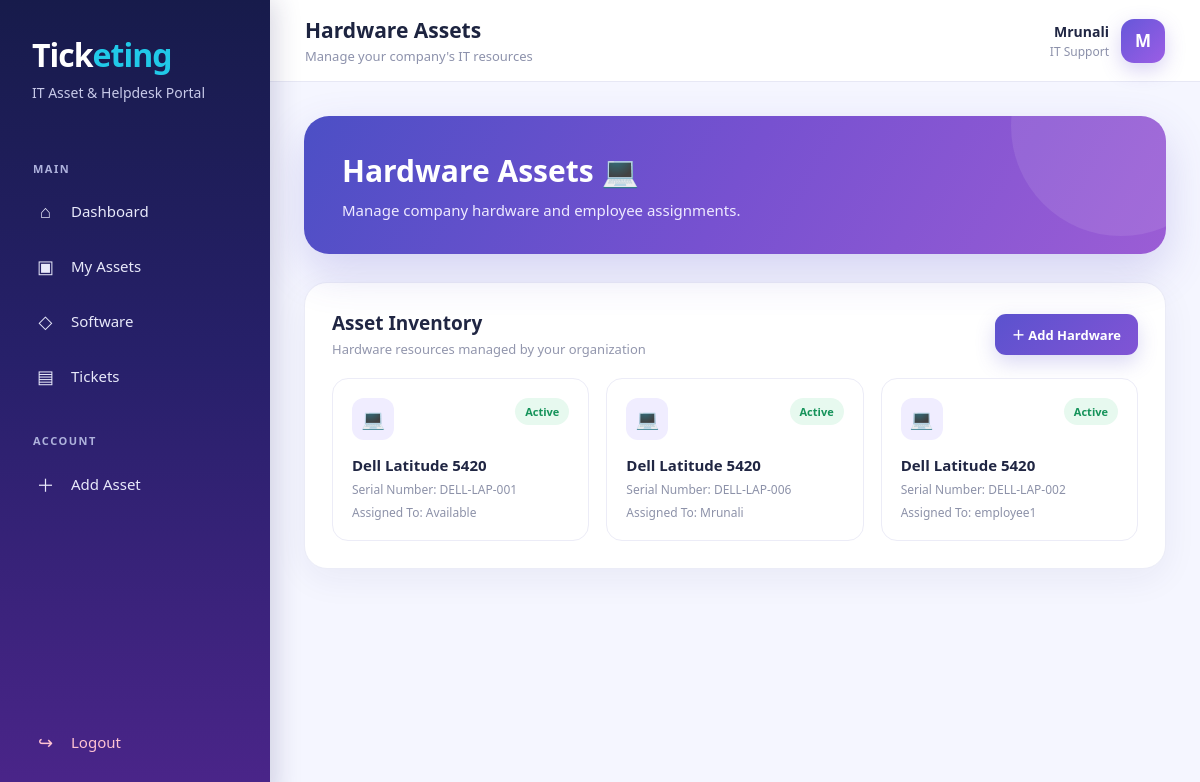
The app's page /assets/ (signed in) with its own data.
### helpdesk/models.py (models this page shows, shortened)
class HardwareAsset(models.Model):
    ASSET_TYPES = [
        ('Laptop', 'Laptop'),
        ('Desktop', 'Desktop'),
        ('Monitor', 'Monitor'),
        ('Keyboard', 'Keyboard'),
        ('Mouse', 'Mouse'),
        ('Other', 'Other'),
    ]
    asset_name = models.CharField(max_length=100)
    asset_type = models.CharField(
        max_length=50,
        choices=ASSET_TYPES
    )
    serial_number = models.CharField(
        max_length=100,
        unique=True
    )
    assigned_to = models.ForeignKey(
        User,
        on_delete=models.SET_NULL,
        null=True,
        blank=True,
        related_name='hardware_assets'
    )
    purchase_date = models.DateField(
        null=True,
        blank=True
    )
    is_active = models.BooleanField(default=True)

### helpdesk/views.py (the view)
@login_required
def assets(request):
    if request.user.is_staff:
        asset_list = HardwareAsset.objects.all()
    else:
        asset_list = HardwareAsset.objects.filter(
            assigned_to=request.user
        )
    return render(
        request,
        'helpdesk/assets.html',
        {
            'assets': asset_list
        }
    )

### helpdesk/templates/helpdesk/assets.html (shortened to what this page needs)
{% extends 'helpdesk/base.html' %}
{% block page_heading %}
Hardware Assets
{% endblock %}
{% block content %}
<section class="hero">
    <h1>
        Hardware Assets 💻
    </h1>
    <p>
        Manage company hardware and employee assignments.
    </p>
</section>
<section class="section-card">
    <div class="section-header">
        <div>
            <h2>
                Asset Inventory
            </h2>
            <p>
                Hardware resources managed by your organization
            </p>
        </div>
        {% if user.is_staff %}
        <a href="{% url 'add_asset' %}"
           class="btn btn-primary">
            ＋ Add Hardware
        </a>
        {% endif %}
    </div>
    {% if assets %}
    <div class="asset-grid">
        {% for asset in assets %}
        <div class="asset-card">
            <div class="asset-top">
                <div class="asset-icon">
                    💻
                </div>
                {% if asset.is_active %}
                <span class="status status-active">
                    Active
                </span>
                {% else %}
                <span class="status status-inactive">
                    Inactive
                </span>
                {% endif %}
            </div>
            <h3>
                {{ asset.asset_name }}
            </h3>
            <p>
                Serial Number:
                {{ asset.serial_number }}
            </p>
            <p>
                Assigned To:
                {% if asset.assigned_to %}
                    {{ asset.assigned_to.username }}
                {% else %}
                    Available
                {% endif %}
            </p>
        </div>
        {% endfor %}
    </div>
    {% endif %}
</section>
{% endblock %}

### helpdesk/templates/helpdesk/base.html (shortened to what this page needs)
{% load static %}
<!DOCTYPE html>
<html lang="en">
<head>
</head>
<body>
<div class="app-container">
    <aside class="sidebar">
        <div class="logo">
            <h1>
                Tick<span>eting</span>
            </h1>
            <p>
                IT Asset & Helpdesk Portal
            </p>
        </div>
        <div class="nav-section">
            <div class="nav-title">
                MAIN
            </div>
            <a href="{% url 'dashboard' %}"
               class="nav-link">
                <span class="nav-icon">⌂</span>
                <span>Dashboard</span>
            </a>
            <a href="{% url 'assets' %}"
               class="nav-link">
                <span class="nav-icon">▣</span>
                <span>My Assets</span>
            </a>
            <a href="{% url 'licenses' %}"
               class="nav-link">
                <span class="nav-icon">◇</span>
                <span>Software</span>
            </a>
            <a href="{% url 'tickets' %}"
               class="nav-link">
                <span class="nav-icon">▤</span>
                <span>Tickets</span>
            </a>
        </div>
        <div class="nav-section">
            <div class="nav-title">
                ACCOUNT
            </div>
            {% if user.is_staff %}
            <a href="{% url 'add_asset' %}"
               class="nav-link">
                <span class="nav-icon">＋</span>
                <span>Add Asset</span>
            </a>
            {% else %}
            <a href="{% url 'create_ticket' %}"
               class="nav-link">
                <span class="nav-icon">＋</span>
                <span>Raise Ticket</span>
            </a>
            {% endif %}
        </div>
        <div class="sidebar-bottom">
            <a href="{% url 'logout' %}"
               class="nav-link logout-link">
                <span class="nav-icon">↪</span>
                <span>Logout</span>
            </a>
        </div>
    </aside>
    <main class="main-content">
        <header class="topbar">
            <div class="topbar-title">
                <h2>
                    {% block page_heading %}{% endblock %}
                </h2>
                <p>
                    Manage your company's IT resources
                </p>
            </div>
            <div class="user-area">
                <div class="user-info">
                    <div class="user-name">
                        {{ request.user.get_full_name|default:request.user.username }}
                    </div>
                    <div class="user-role">
                        {% if request.user.is_staff %}
                            IT Support
                        {% else %}
                            Employee
                        {% endif %}
                    </div>
                </div>
                <div class="avatar">
                    {{ request.user.username|first|upper }}
                </div>
            </div>
        </header>
        <div class="page-content">
            {% block content %}
            {% endblock %}
        </div>
    </main>
</div>
</body>
</html>

### helpdesk/templates/helpdesk/base.html (style rules this page uses)
* { margin: 0; padding: 0; box-sizing: border-box; }
body { font-family: "Segoe UI", Arial, sans-serif; background: #f5f6ff; color: #1d2440; min-height: 100vh; }
.app-container { display: flex; min-height: 100vh; }
.sidebar { width: 270px; min-height: 100vh; background: linear-gradient( 180deg, #171b4b 0%, #27206a 45%, #4b258a 100% ); color: white; position: fixed; left: 0; top: 0; bottom: 0; display: flex; flex-direction: column; padding: 28px 18px; box-shadow: 5px 0 25px rgba(35, 30, 90, 0.18); z-index: 1000; }
.logo { padding: 5px 14px 32px; }
.logo h1 { font-size: 32px; font-weight: 800; letter-spacing: -1px; }
.logo h1 span { color: #21c9e8; }
.logo p { margin-top: 7px; font-size: 14px; color: #c7c9e8; }
.nav-section { margin-top: 12px; }
.nav-title { font-size: 11px; font-weight: 700; letter-spacing: 1.5px; color: #aeb2dc; padding: 0 15px; margin: 15px 0 10px; }
.nav-link { display: flex; align-items: center; gap: 13px; padding: 13px 15px; margin: 5px 0; border-radius: 12px; color: #e8e9fa; text-decoration: none; font-size: 15px; font-weight: 500; transition: all 0.25s ease; }
.nav-icon { width: 25px; text-align: center; font-size: 18px; }
.sidebar-bottom { margin-top: auto; }
.logout-link { color: #ffc3d2; }
.main-content { margin-left: 270px; width: calc(100% - 270px); min-height: 100vh; }
.topbar { height: 82px; background: rgba(255,255,255,0.94); border-bottom: 1px solid #e7e8f5; display: flex; align-items: center; justify-content: space-between; padding: 0 35px; position: sticky; top: 0; z-index: 500; backdrop-filter: blur(10px); }
.topbar-title h2 { font-size: 21px; font-weight: 700; color: #1d2440; }
.topbar-title p { margin-top: 3px; color: #8d92ac; font-size: 13px; }
.user-area { display: flex; align-items: center; gap: 12px; }
.user-info { text-align: right; }
.user-name { font-size: 14px; font-weight: 700; color: #202643; }
.user-role { font-size: 12px; color: #8c91aa; margin-top: 2px; }
.avatar { width: 44px; height: 44px; border-radius: 13px; background: linear-gradient( 135deg, #6657d9, #9b5de5 ); color: white; display: flex; align-items: center; justify-content: center; font-size: 17px; font-weight: 700; box-shadow: 0 7px 20px rgba(100, 75, 210, 0.25); }
.page-content { padding: 34px; max-width: 1500px; margin: auto; }
.hero { position: relative; overflow: hidden; background: linear-gradient( 120deg, #4c4fc5, #7751d0, #9b5dd5 ); border-radius: 25px; padding: 34px 38px; color: white; margin-bottom: 28px; box-shadow: 0 18px 45px rgba(82, 70, 190, 0.20); }
.hero::after { content: ""; position: absolute; width: 220px; height: 220px; border-radius: 50%; right: -65px; top: -100px; background: rgba(255,255,255,0.09); }
.hero h1 { font-size: 30px; font-weight: 800; position: relative; z-index: 2; }
.hero p { margin-top: 9px; color: #eeeaff; font-size: 15px; position: relative; z-index: 2; }
.section-card { background: white; border: 1px solid #ebecf7; border-radius: 23px; padding: 27px; box-shadow: 0 10px 35px rgba(36, 37, 95, 0.06); margin-bottom: 25px; }
.section-header { display: flex; align-items: center; justify-content: space-between; margin-bottom: 20px; }
.section-header h2 { font-size: 19px; font-weight: 750; color: #202643; }
.section-header p { margin-top: 4px; color: #9296ad; font-size: 13px; }
.asset-grid { display: grid; grid-template-columns: repeat(3, minmax(0, 1fr)); gap: 17px; }
.asset-card { border: 1px solid #ececf7; border-radius: 16px; padding: 19px; transition: 0.25s; background: #ffffff; }
.asset-top { display: flex; justify-content: space-between; align-items: flex-start; }
.asset-icon { width: 42px; height: 42px; border-radius: 12px; background: #f0edff; display: flex; align-items: center; justify-content: center; font-size: 19px; }
.status { padding: 6px 10px; border-radius: 20px; font-size: 11px; font-weight: 700; }
.status-active { background: #e7f9ef; color: #15935a; }
.asset-card h3 { margin-top: 15px; font-size: 15px; color: #202643; }
.asset-card p { margin-top: 6px; font-size: 12px; color: #8d92a9; }
.btn { display: inline-flex; align-items: center; justify-content: center; gap: 8px; border: none; border-radius: 11px; padding: 11px 17px; text-decoration: none; font-size: 13px; font-weight: 650; cursor: pointer; transition: 0.2s; }
.btn-primary { background: linear-gradient( 135deg, #5b52ce, #8154d5 ); color: white; box-shadow: 0 8px 20px rgba(91, 82, 206, 0.22); }

### records on screen
HardwareAsset: is_active "Active", asset_name "Dell Latitude 5420", serial_number "DELL-LAP-001", shows "Available"
HardwareAsset: is_active "Active", asset_name "Dell Latitude 5420", serial_number "DELL-LAP-006", assigned_to.username "Mrunali"
HardwareAsset: is_active "Active", asset_name "Dell Latitude 5420", serial_number "DELL-LAP-002", assigned_to.username "employee1"

### other values on screen
{{ request.user.get_full_name|default:request.user.username }} "Mrunali"
{{ request.user.username|first|upper }} "M"
